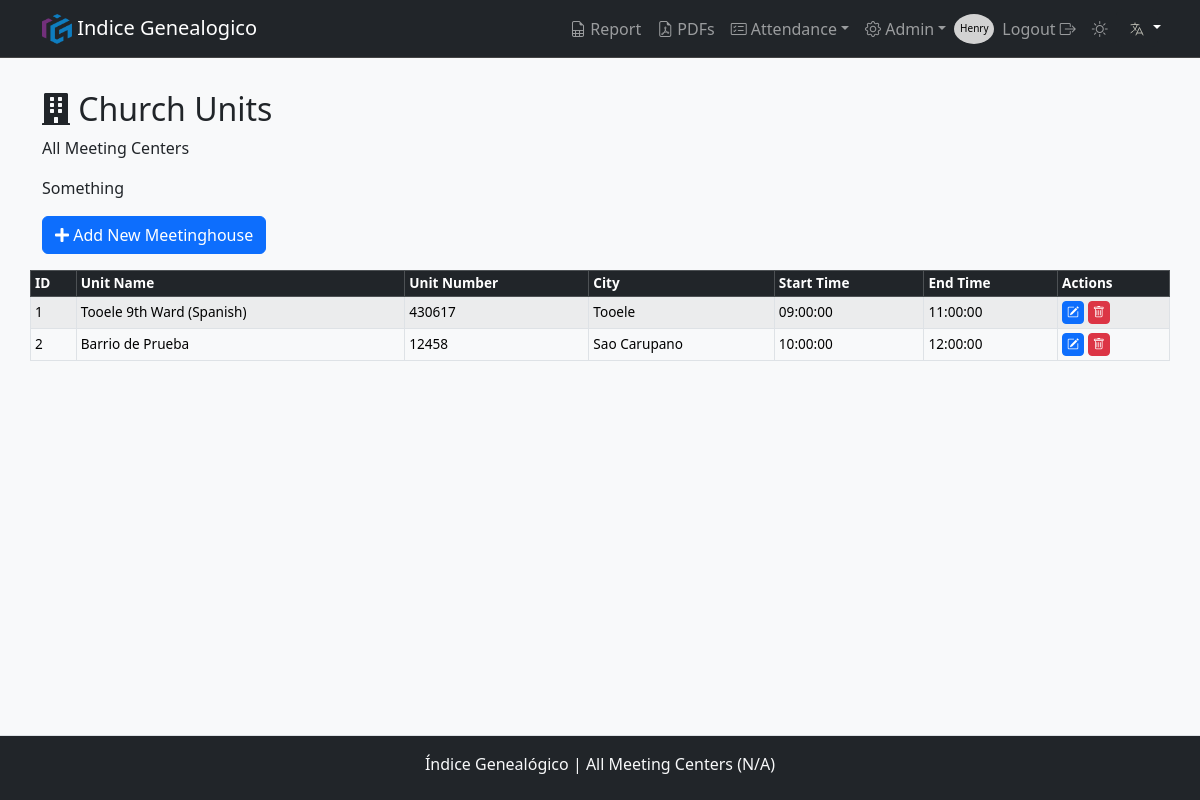
The app's page /meeting_center/ (signed in) with its own data.
### models.py (models this page shows, shortened)
class User(db.Model, UserMixin):
    __tablename__ = 'users'
    id                = db.Column(db.Integer, primary_key=True)
    username          = db.Column(db.String(80), nullable=False, unique=True)
    email             = db.Column(db.String(120), unique=True)
    name              = db.Column(db.String(20), nullable=False)
    lastname          = db.Column(db.String(20), nullable=False)
    password_hash     = db.Column(db.String(128), nullable=False)
    role              = db.Column(db.String(10), nullable=False, default='User')  # Puede ser 'Owner', 'Admin', 'User'
    is_active         = db.Column(db.Boolean, default=True)
    meeting_center_id = db.Column(db.Integer, db.ForeignKey('meeting_center.id'), nullable=False)  # Clave foránea
    organization_id   = db.Column(db.Integer, db.ForeignKey('organization.id'), nullable=False)  # Clave foránea

class MeetingCenter(db.Model):
    __tablename__ = 'meeting_center'
    id                 = db.Column(db.Integer, primary_key=True)
    unit_number        = db.Column(db.Integer, unique=True, nullable=False)
    name               = db.Column(db.String(50), nullable=False)
    short_name         = db.Column(db.String(20), nullable=False)
    city               = db.Column(db.String(50), nullable=True)
    start_time         = db.Column(db.Time, nullable=True)
    end_time           = db.Column(db.Time, nullable=True)
    is_restricted      = db.Column(db.Boolean, default=False)
    grace_period_hours = db.Column(db.Integer, nullable=True, default=0)
    attendances        = db.relationship('Attendance', backref=db.backref('meeting_center', lazy=True), cascade="all, delete-orphan")
    users              = db.relationship('User',       backref=db.backref('meeting_center', lazy=True), cascade="all, delete-orphan")
    classes            = db.relationship('Classes',    backref=db.backref('meeting_center', lazy=True), cascade="all, delete-orphan")
    def delete(self):
        if self.attendances:
            raise ValueError(_('Cannot delete a church unit with registered attendance.'))
        db.session.delete(self)

### routes/centers.py (the view)
@bp_meeting_center.route('/', methods=['GET', 'POST'])
@role_required('Owner')
def meeting_centers():
    meeting_centers    = MeetingCenter.query.all()
    main_classes_exist = {mc.id: Classes.query.filter_by(meeting_center_id=mc.id, class_type='Main').count() > 0 for mc in meeting_centers}
    return render_template('meeting_centers.html', meeting_centers=meeting_centers, main_classes_exist=main_classes_exist)

### app.py (called while the page is built)
def get_locale():
    lang = request.args.get('lang')
    if lang and lang in Config.LANGUAGES:
        session['lang'] = lang
        return lang
    if 'lang' in session and session['lang'] in Config.LANGUAGES:
        return session['lang']
    return request.accept_languages.best_match(Config.LANGUAGES)

### utils.py (called while the page is built)
def role_required(*roles):
    def decorator(f):
        @wraps(f)
        def decorated_function(*args, **kwargs):
            if g.user is None:  # Si no está autenticado, lo redirigimos a login
                return redirect(url_for('auth.login', next=request.url))
            user_role = session.get('role')  # Suponiendo que el rol se almacena en la sesión
            if user_role not in roles:
                flash(_('You do not have permission to perform this action.'), 'danger')
                return redirect(url_for('auth.login'))  # O podrías redirigir a otra página
            return f(*args, **kwargs)
        return decorated_function
    return decorator

### templates/meeting_centers.html (shortened to what this page needs)
{% extends "layout.html" %}
{% block pageTitle %}<i class="fa fa-building" aria-hidden="true"></i>  {{_('Church Units')}}{% endblock %}
{% block content %}
    <div class="col-xl-8">
      <p class="mb-3">
        {{ _("Something") }}
      </p>
    </div>
    <div><a class="btn btn-primary" href="{{ url_for('meeting_center.create_meeting_center') }}"><i class="fa fa-plus" aria-hidden="true"></i>  {{_('Add New Meetinghouse')}}</a></div>
    <table class="table table-bordered table-striped table-sm pb-5 mt-3">
      <thead class="table-dark">
        <tr>
          <th scope="col">ID</th>
          <th scope="col">{{ _('Unit Name') }}</th>
          <th scope="col">{{ _('Unit Number') }}</th>
          <th scope="col">{{ _('City') }}</th>
          <th scope="col">{{ _('Start Time') }}</th>
          <th scope="col">{{ _('End Time') }}</th>
          <th scope="col">{{ _('Actions') }}</th>
        </tr>
      </thead>
      <tbody>
        {% for meeting_center in meeting_centers %}
        <tr>
          <td scope="row">{{ meeting_center.id }}</td>
          <td>{{ meeting_center.name }}</td>
          <td>{{ meeting_center.unit_number }}</td>
          <td>{{ meeting_center.city }}</td>
          <td>{{ meeting_center.start_time }}</td>
          <td>{{ meeting_center.end_time }}</td>
          <td>
            {% if session['role'] == 'Owner' %}
              <a type="button" class="btn btn-primary btn-sm" ata-toggle="tooltip" title="{{ _('Edit Unit') }}" href="{{ url_for('meeting_center.update_meeting_center', id=meeting_center.id) }}"><i class="bi bi-pencil-square"></i></a>
              <form id="deleteForm-meeting_center-{{ meeting_center.id }}" action="{{ url_for('meeting_center.delete_meeting_center', id=meeting_center.id) }}" method="post" style="display:inline;">
                <button type="button" class="btn btn-danger btn-sm" data-toggle="tooltip" title="{{ _('Delete Unit') }}" onclick="confirmDelete('meeting_center', {{ meeting_center.id }})">
                  <i class="bi bi-trash"></i>
                </button>
              </form>
            {% endif %}
          </td>
        {% endfor %}
      </tbody>
    </table>
  {% endblock %}

### templates/partials/navbar.html (shortened to what this page needs)
<nav class="navbar navbar-expand-lg bg-dark border-bottom border-body sticky-top" data-bs-theme="dark">
    <div class="container">
        <a class="navbar-brand" href="#"> <img src="{{ url_for('static', filename='/img/favicon/android-chrome-512x512.png') }}" alt="Logo" width="30" height="30" class="d-inline-block align-text-top"> Indice Genealogico </a>
        <div class="collapse navbar-collapse" id="navbarNav">
            <ul class="navbar-nav">
                {% if session['user_id'] %}
                    {% if session['role'] != 'Operator'%}
                        <li class="nav-item"><a class="nav-link {{ 'active' if request.endpoint == 'attendance.attendance_report' else '' }}" href="{{ url_for('attendance.attendance_report') }}"><i class="bi bi-file-earmark-spreadsheet"></i> {{ _('Report') }}</a></li>
                        <li class="nav-item"><a class="nav-link {{ 'active' if request.endpoint == 'pdf.list_pdfs' else '' }}" href="{{ url_for('pdf.list_pdfs') }}"><i class="bi bi-file-earmark-pdf"></i>  PDFs</a></li>
                        <li class="nav-item dropdown">
                            <a class="nav-link dropdown-toggle" href="#" id="navbarDropdown" role="button" data-toggle="dropdown" aria-haspopup="true" aria-expanded="false"><i class="bi bi-card-checklist"></i> {{ _('Attendance') }}</a>
                        </li>
                        {% if session['role'] in ['Owner', 'Admin', 'Super'] %}
                            <li class="nav-item dropdown">
                                <a class="nav-link dropdown-toggle" href="#" id="navbarDropdown" role="button" data-toggle="dropdown" aria-haspopup="true" aria-expanded="false"><i class="bi bi-gear"></i> {{ 'Admin' }}</a>
                                </li>
                        {% endif %}
                    {% endif %}
                    <div class="circle">
                        <a class="nav-link" href="{{ url_for('user.profile', id=session['user_id']) }}"><p style="color: black; font-size: 10px; display:block; padding-top: 15px;">{{ session['user_name'] }}</p></a>
                    </div>
                    <li class="nav-item"><a class="nav-link" href="{{ url_for('auth.logout') }}"></i>{{ _('Logout') }}  <i class="bi bi-box-arrow-right"></i></a></i></li>
                {% else %}
                    {% if request.endpoint != 'auth.login' %}
                        <li class="nav-item"><a class="nav-link" href="{{ url_for('auth.login') }}"><i class="bi bi-box-arrow-in-right"></i> {{ _('Login') }}</a></li>
                    {% endif %}
                {% endif %}
                <li class="nav-item"><a class="nav-link"  id="themeSwitcher" href=""></a></li>
                <div class="dropdown">
                    <button class="btn btn-dark dropdown-toggle" type="button" id="languageDropdown" data-bs-toggle="dropdown" aria-expanded="false">
                        <img class="langSelector"src="{{ url_for('static', filename='img/flags/lang.svg') }}" alt="{{ get_locale() }}" class="flag-icon">
                    </button>
                </div>
            </ul>
        </div>
    </div>
</nav>

### static/css/styles.css (style rules this page uses)
body { display: flex; min-height: 100vh; flex-direction: column; }
.navbar-collapse { -ms-flex-positive: 0; flex-grow: 0; }
.circle { border-radius: 50%; width: 40px; height: 30px; background-color: #d2d2d2; color: black; display: flex; justify-content: center; align-items: center; margin-top: 5px; }
[data-bs-theme="light"] { --bs-body-bg: #f8f9fa; --bs-body-color: #212529; --bs-link-color: #0d6efd; --bs-border-color: #dee2e6; --bs-btn-bg: #e9ecef; --bs-btn-hover-bg: #d6d8db; }
[data-bs-theme="dark"] { --bs-body-bg: #121212; --bs-body-color: #e9ecef; --bs-link-color: #66b2ff; --bs-border-color: #444; }
td button[type="button"], td a[type="button"] { padding: 4px; font-size: 0.75rem; line-height: 1; }
td button[type="button"] i, td a[type="button"] i { font-size: 0.75rem; padding: 0; line-height: 1; vertical-align: middle; }
table { font-size: 0.85rem; }
table th, table td { padding: 4px 8px; line-height: 1.2; vertical-align: middle; }
table th { font-weight: 600; }
.langSelector { color: #b5b5ac; }

### records on screen
User: user_name "Henry"
MeetingCenter: id "1", name "Tooele 9th Ward (Spanish)", unit_number "430617", city "Tooele", start_time "09:00:00", end_time "11:00:00"
MeetingCenter: id "2", name "Barrio de Prueba", unit_number "12458", city "Sao Carupano", start_time "10:00:00", end_time "12:00:00"

### other values on screen
{{ 'Admin' }} "Admin"
{{ session['meeting_center_name'] }} "All Meeting Centers"
{{ session['meeting_center_number'] }} "N/A"
